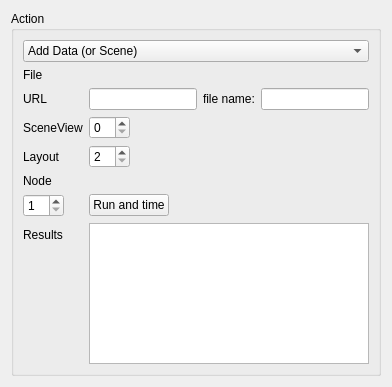
<?xml version="1.0" encoding="UTF-8"?>
<ui version="4.0">
 <class>ScenePerformance</class>
 <widget class="qDMMLWidget" name="ScenePerformance">
  <property name="geometry">
   <rect>
    <x>0</x>
    <y>0</y>
    <width>392</width>
    <height>387</height>
   </rect>
  </property>
  <property name="sizePolicy">
   <sizepolicy hsizetype="Expanding" vsizetype="Preferred">
    <horstretch>0</horstretch>
    <verstretch>0</verstretch>
   </sizepolicy>
  </property>
  <property name="windowTitle">
   <string>Scene Performance</string>
  </property>
  <layout class="QGridLayout" name="gridLayout">
   <item row="0" column="0">
    <widget class="QGroupBox" name="groupBox">
     <property name="title">
      <string>Action</string>
     </property>
     <layout class="QFormLayout" name="formLayout">
      <property name="fieldGrowthPolicy">
       <enum>QFormLayout::ExpandingFieldsGrow</enum>
      </property>
      <item row="1" column="0">
       <widget class="QLabel" name="FileLabel">
        <property name="text">
         <string>File</string>
        </property>
       </widget>
      </item>
      <item row="1" column="1">
       <widget class="ctkPathLineEdit" name="ActionPathLineEdit"/>
      </item>
      <item row="0" column="0" colspan="2">
       <widget class="QComboBox" name="ActionComboBox">
        <item>
         <property name="text">
          <string>Add Data (or Scene)</string>
         </property>
        </item>
        <item>
         <property name="text">
          <string>Restore scene</string>
         </property>
        </item>
        <item>
         <property name="text">
          <string>Close Scene</string>
         </property>
        </item>
        <item>
         <property name="text">
          <string>Switch to Layout</string>
         </property>
        </item>
        <item>
         <property name="text">
          <string>Add (copy of current) node</string>
         </property>
        </item>
        <item>
         <property name="text">
          <string>Modify (current) node</string>
         </property>
        </item>
       </widget>
      </item>
      <item row="2" column="0">
       <widget class="QLabel" name="URLLabel">
        <property name="text">
         <string>URL</string>
        </property>
       </widget>
      </item>
      <item row="7" column="0">
       <widget class="QLabel" name="ResultsLabel">
        <property name="text">
         <string>Results</string>
        </property>
       </widget>
      </item>
      <item row="7" column="1">
       <widget class="QTextEdit" name="ResultsTextEdit">
        <property name="readOnly">
         <bool>true</bool>
        </property>
       </widget>
      </item>
      <item row="4" column="0">
       <widget class="QLabel" name="LayoutLabel">
        <property name="text">
         <string>Layout</string>
        </property>
       </widget>
      </item>
      <item row="4" column="1">
       <widget class="QSpinBox" name="LayoutSpinBox">
        <property name="minimum">
         <number>2</number>
        </property>
        <property name="maximum">
         <number>27</number>
        </property>
       </widget>
      </item>
      <item row="2" column="1">
       <layout class="QHBoxLayout" name="horizontalLayout">
        <item>
         <widget class="QLineEdit" name="URLLineEdit"/>
        </item>
        <item>
         <widget class="QLabel" name="URLFileNameLabel">
          <property name="text">
           <string>file name:</string>
          </property>
         </widget>
        </item>
        <item>
         <widget class="QLineEdit" name="URLFileNameLineEdit"/>
        </item>
       </layout>
      </item>
      <item row="5" column="0">
       <widget class="QLabel" name="DMMLNodeLabel">
        <property name="text">
         <string>Node</string>
        </property>
       </widget>
      </item>
      <item row="5" column="1">
       <widget class="qDMMLNodeComboBox" name="DMMLNodeComboBox">
        <property name="showHidden">
         <bool>true</bool>
        </property>
        <property name="addEnabled">
         <bool>false</bool>
        </property>
        <property name="removeEnabled">
         <bool>false</bool>
        </property>
       </widget>
      </item>
      <item row="6" column="1">
       <widget class="QPushButton" name="TimePushButton">
        <property name="text">
         <string>Run and time</string>
        </property>
       </widget>
      </item>
      <item row="6" column="0">
       <widget class="QSpinBox" name="RepeatSpinBox">
        <property name="minimum">
         <number>1</number>
        </property>
       </widget>
      </item>
      <item row="3" column="0">
       <widget class="QLabel" name="SceneViewLabel">
        <property name="text">
         <string>SceneView</string>
        </property>
       </widget>
      </item>
      <item row="3" column="1">
       <widget class="QSpinBox" name="SceneViewSpinBox"/>
      </item>
     </layout>
    </widget>
   </item>
  </layout>
 </widget>
 <customwidgets>
  <customwidget>
   <class>qDMMLNodeComboBox</class>
   <extends>QWidget</extends>
   <header>qDMMLNodeComboBox.h</header>
  </customwidget>
  <customwidget>
   <class>qDMMLWidget</class>
   <extends>QWidget</extends>
   <header>qDMMLWidget.h</header>
   <container>1</container>
  </customwidget>
  <customwidget>
   <class>ctkPathLineEdit</class>
   <extends>QWidget</extends>
   <header>ctkPathLineEdit.h</header>
  </customwidget>
 </customwidgets>
 <resources/>
 <connections>
  <connection>
   <sender>ScenePerformance</sender>
   <signal>dmmlSceneChanged(vtkDMMLScene*)</signal>
   <receiver>DMMLNodeComboBox</receiver>
   <slot>setDMMLScene(vtkDMMLScene*)</slot>
   <hints>
    <hint type="sourcelabel">
     <x>10</x>
     <y>173</y>
    </hint>
    <hint type="destinationlabel">
     <x>99</x>
     <y>180</y>
    </hint>
   </hints>
  </connection>
 </connections>
</ui>
